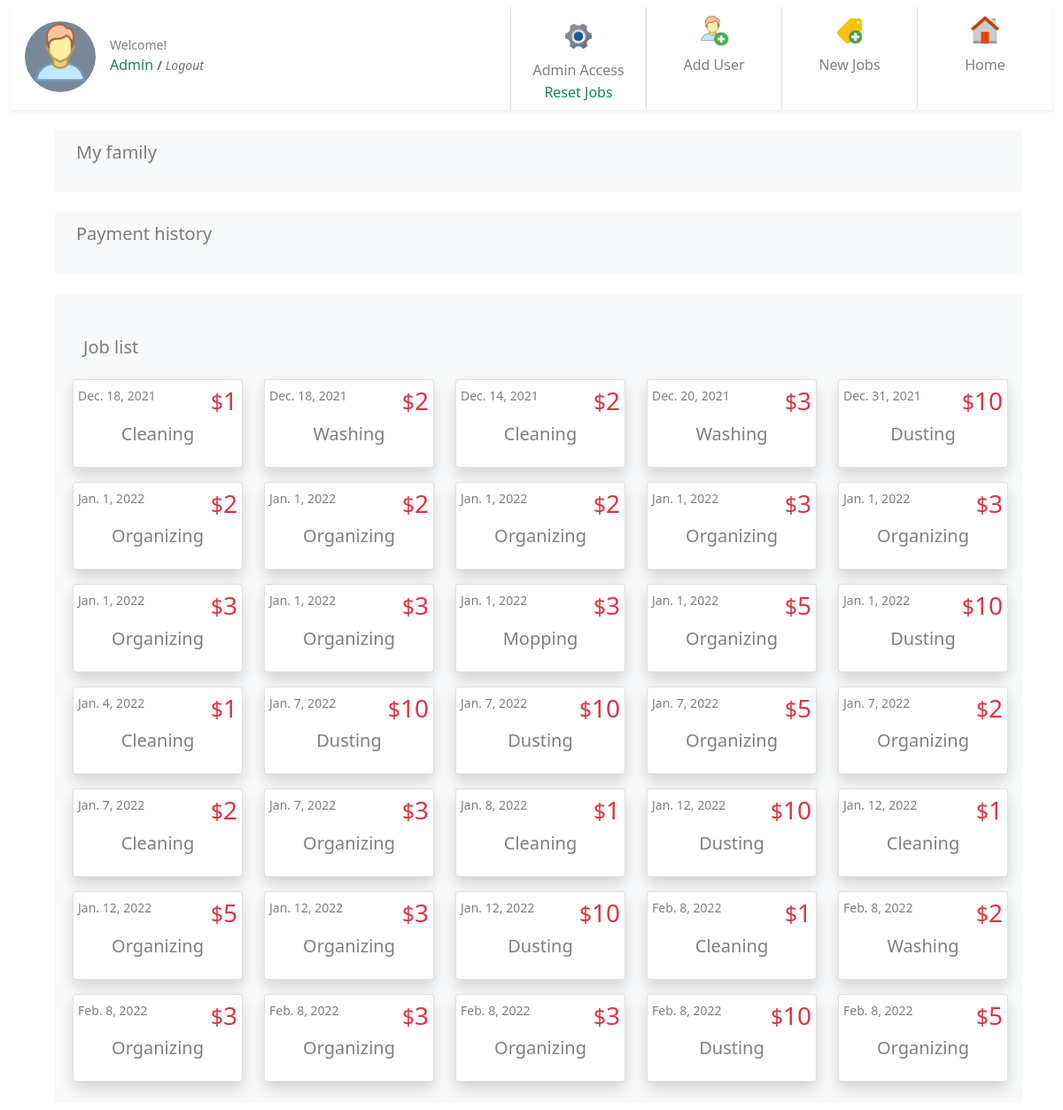
The page /dashboard/ (signed in) on the database its author committed.
### jobs/models.py (models this page shows, shortened)
class JobPost(models.Model):
    job_title = models.CharField(max_length=200)
    publish_date = models.DateTimeField('date published', auto_now_add=True)
    job_is_template = models.BooleanField(default=False)
    job_detail = models.CharField(max_length=200)
    job_price = models.IntegerField(default=0)
    job_taken = models.BooleanField(default=False)
    job_under_review = models.BooleanField(default=False)
    job_passed_review = models.BooleanField(default=False)
    job_taken_date = models.DateTimeField('date job taken', null=True, blank=True)
    job_done = models.BooleanField(default=False)
    job_done_date = models.DateTimeField('date job completed', null=True, blank=True)
    job_taker = models.ForeignKey(User, on_delete=models.CASCADE, null=True, blank=True, related_name='job_user')
    job_creator = models.ForeignKey(User, on_delete=models.CASCADE, null=True, blank=True, related_name='job_author')
    job_rejected_by_admin = models.BooleanField(default=False)
    job_expired = models.BooleanField(default=False)
    job_paid = models.BooleanField(default=False)
    job_payment_id = models.ForeignKey(Payments, on_delete=models.CASCADE, null=True, blank=True, related_name='job_payment_id')
    def __str__(self):
        return self.job_title

### jobs/views.py (the view, shortened to what this page needs)
# urls.py: path('dashboard/', views.dashboard, name='dashboard'),
@login_required
def dashboard(request):
    date_today = timezone.datetime.now()
    job_list = get_this_family_jobs(request)
    unclaimed_this_day = get_this_family_jobs(request).filter(publish_date__day=date_today.day).filter(job_taken= False).aggregate(Sum('job_price'))
    unclaimed_this_month = get_this_family_jobs(request).filter(publish_date__month=date_today.month).filter(job_taken= False).aggregate(Sum('job_price'))
    unclaimed_this_year = get_this_family_jobs(request).filter(publish_date__year=date_today.year).filter(job_taken= False).aggregate(Sum('job_price'))
    my_total_this_day = get_this_family_jobs(request).filter(publish_date__day=date_today.day).filter(job_taker=request.user).filter(job_taken=True).filter(job_done=True).filter(job_passed_review= True).aggregate(Sum('job_price'))
    my_total_this_month = get_this_family_jobs(request).filter(publish_date__month=date_today.month).filter(job_taker=request.user).filter(job_taken=True).filter(job_done=True).filter(job_passed_review= True).aggregate(Sum('job_price'))
    my_total_this_year = get_this_family_jobs(request).filter(publish_date__year=date_today.year).filter(job_taker=request.user).filter(job_taken=True).filter(job_done=True).filter(job_passed_review= True).aggregate(Sum('job_price'))
    print("job = ", job_list)
    jobs = {}
    payments = {}
    user_group = Group.objects.get(user = request.user)
    users_in_a_group = User.objects.filter(groups=user_group)
    for u in users_in_a_group:
        payment_history = {}
        if u.is_staff:
            pass
    for key, value in payments.items():
        print("PAYMENTS for this family children : ", value)
    template = loader.get_template('jobs/dashboard.html')
    context = {
    'user': request.user,
    'date_today' : date_today,
    'unclaimed_this_day' : unclaimed_this_day,
    'unclaimed_this_month' : unclaimed_this_month,
    'unclaimed_this_year' : unclaimed_this_year,
    'my_total_this_day' : my_total_this_day,
    'my_total_this_month' : my_total_this_month,
    'my_total_this_year' : my_total_this_year,
    'job_list' : job_list,
    'jobs_ready_for_payment_this_month' : jobs,
    'payment_history' : payments,
     }
    return HttpResponse(template.render(context, request))

### jobs/views.py (called while the page is built)
def get_this_family_jobs(request):
    family_admin = None
    date_today = timezone.datetime.now()
    user_group = Group.objects.get(user = request.user)
    users_in_a_group = User.objects.filter(groups=user_group)
    for u in users_in_a_group:
        if u.is_staff:
            family_admin = u
    this_family_jobs = JobPost.objects.filter(job_creator=family_admin)
    return this_family_jobs

### jobs/templates/jobs/dashboard.html (shortened to what this page needs)
{% extends "jobs/base.html" %} {% load static %} {% block user %} {{user.first_name}} {{user.last_name}} {% endblock user %} {% block content %}
<div class=" container">
    {% if user.is_staff %}
    <div class="container bg-light p-2 m-2">
        <div class="row">
            <h5 id="mykids" class="mb-4 mt-1 ms-1 text-black-50 ps-4">My family</h5>
        </div>
    </div>
    <div class="container bg-light p-2 m-2 mt-4">
        <div class="row">
            <h5 id="mykidspayments" class="mb-4 mt-1 ms-1 text-black-50 ps-4">Payment history</h5>
        </div>
    </div>
    <div class="container bg-light p-2 m-2 mt-4">
        <h5 class="mt-4 mb-4 pt-3 text-black-50 ps-4">Job list</h5>
        <div class="row justify-content-start flex-wrap">
            {% if job_list %} {% for q in job_list %}
            <div class="card ms-4 mb-3 shadow rounded p-0" style="width: 12rem;">
                <a class="btn p-0" href="{% url 'jobs:detail' q.id%}" style="width: 100%;">
                    <div class="card-body p-0">
                        <div class="d-flex justify-content-between">
                            <small class="card-text text-black-50 mt-1 ms-1">{{q.publish_date.date}}</small>
                            <h3 class="text-danger mt-1 me-1 "><small>$</small>{{q.job_price}}</h3>
                        </div>
                        <h5 class="card-title pb-3 text-center text-black-50">{{ q.job_title }}</h5>
                </a>
                </div>
            </div>
            {% endfor %} {% else %}
            <div class="card ms-4 mb-3 shadow bg-body rounded p-0" style="width: 12rem;">
                <div class="card-body mt-2 pb-0">
                    <p class="card-title pb-3 text-center text-black-50">No jobs available</p>
                </div>
            </div>
            {% endif %}
{% endif %} {% endblock content %} {% block sidebar %}
<div class="d-flex flex-row ">
    <div class="d-flex flex-row ">
        {% if user.is_staff %}
        <div class=" mt-2 mb-2 text-center align-content-center border-start shadow-sm">
            <a class="btn p-0" href="../admin/" style="width: 100%;">
                <div class="" style="width: 150px;">
                    <img class="m-2" src="{% static 'jobs/admin.png'%}" style="width: 36px; height: 36px;" alt="Card image">
                    <div class="">
                        <p class="m-0 text-black-50 fs-6">Admin Access</p>
                        <form id="3" class="m-0 p-0" action="{% url 'jobs:mark_not_done' %}" method='post'>
                            <input type="submit" value="Reset Jobs" class="btn text-success m-0 p-0">
                        </form>
                    </div>
                </div>
            </a>
        </div>
        <div class=" mt-2 mb-2  text-center border-start shadow-sm">
            <a class="btn p-0" style="width: 100%;" href="{% url 'jobs:add_user' %}">
                <div class="" style="width: 150px;">
                    <img class="m-2" src="{% static 'jobs/new_user.png' %}" style="width: 36px; height: 36px;" alt="Card image">
                    <div class="">
                        <p class="m-0 text-black-50 fs-6">Add User</p>
                        <i class="btn text-black-50 fs-6">&nbsp;</i>
                    </div>
                </div>
            </a>
        </div>
        <div class=" mt-2 mb-2  text-center border-start shadow-sm">
            <a class="btn p-0" style="width: 100%;" href="{% url 'jobs:new_job' %}">
                <div class="" style="width: 150px;">
                    <img class="m-2" src="{% static 'jobs/new_job.png' %}" style="width: 36px; height: 36px;" alt="Card image">
                    <div class="">
                        <p class="m-0 text-black-50 fs-6">New Jobs</p>
                        <i class="btn text-black-50 fs-6">&nbsp;</i>
                    </div>
                </div>
            </a>
        </div>
        {% endif %}
        <div class=" mt-2 mb-2  text-center border-start shadow-sm">
            <a class="btn p-0" style="width: 100%;" href="/">
                <div class="" style="width: 150px;">
                    <img class="m-2" src="{% static 'jobs/home.png' %}" style="width: 36px; height: 36px;" alt="Card image">
                    <div class="">
                        <p class="m-0 text-black-50 fs-6">Home</p>
                        <i class="btn text-black-50 fs-6">&nbsp;</i>
                    </div>
                </div>
            </a>
        </div>
    </div>
</div>
{% endblock sidebar %}

### rows shown on the page
JobPost: publish_date "Dec. 18, 2021", job_price "1", job_title "Cleaning"
JobPost: publish_date "Dec. 18, 2021", job_price "2", job_title "Washing"
JobPost: publish_date "Dec. 14, 2021", job_price "2", job_title "Cleaning"
JobPost: publish_date "Dec. 20, 2021", job_price "3", job_title "Washing"
JobPost: publish_date "Dec. 31, 2021", job_price "10", job_title "Dusting"
JobPost: publish_date "Jan. 1, 2022", job_price "2", job_title "Organizing"
JobPost: publish_date "Jan. 1, 2022", job_price "2", job_title "Organizing"
JobPost: publish_date "Jan. 1, 2022", job_price "2", job_title "Organizing"
JobPost: publish_date "Jan. 1, 2022", job_price "3", job_title "Organizing"
JobPost: publish_date "Jan. 1, 2022", job_price "3", job_title "Organizing"
JobPost: publish_date "Jan. 1, 2022", job_price "3", job_title "Organizing"
JobPost: publish_date "Jan. 1, 2022", job_price "3", job_title "Organizing"
JobPost: publish_date "Jan. 1, 2022", job_price "3", job_title "Mopping"
JobPost: publish_date "Jan. 1, 2022", job_price "5", job_title "Organizing"
JobPost: publish_date "Jan. 1, 2022", job_price "10", job_title "Dusting"
JobPost: publish_date "Jan. 4, 2022", job_price "1", job_title "Cleaning"
JobPost: publish_date "Jan. 7, 2022", job_price "10", job_title "Dusting"
JobPost: publish_date "Jan. 7, 2022", job_price "10", job_title "Dusting"
JobPost: publish_date "Jan. 7, 2022", job_price "5", job_title "Organizing"
JobPost: publish_date "Jan. 7, 2022", job_price "2", job_title "Organizing"
JobPost: publish_date "Jan. 7, 2022", job_price "2", job_title "Cleaning"
JobPost: publish_date "Jan. 7, 2022", job_price "3", job_title "Organizing"
JobPost: publish_date "Jan. 8, 2022", job_price "1", job_title "Cleaning"
JobPost: publish_date "Jan. 12, 2022", job_price "10", job_title "Dusting"
JobPost: publish_date "Jan. 12, 2022", job_price "1", job_title "Cleaning"
JobPost: publish_date "Jan. 12, 2022", job_price "5", job_title "Organizing"
JobPost: publish_date "Jan. 12, 2022", job_price "3", job_title "Organizing"
JobPost: publish_date "Jan. 12, 2022", job_price "10", job_title "Dusting"
JobPost: publish_date "Feb. 8, 2022", job_price "1", job_title "Cleaning"
JobPost: publish_date "Feb. 8, 2022", job_price "2", job_title "Washing"
JobPost: publish_date "Feb. 8, 2022", job_price "3", job_title "Organizing"
JobPost: publish_date "Feb. 8, 2022", job_price "3", job_title "Organizing"
JobPost: publish_date "Feb. 8, 2022", job_price "3", job_title "Organizing"
JobPost: publish_date "Feb. 8, 2022", job_price "10", job_title "Dusting"
JobPost: publish_date "Feb. 8, 2022", job_price "5", job_title "Organizing"

### other values the page prints
{{ user.first_name }} "Admin"
